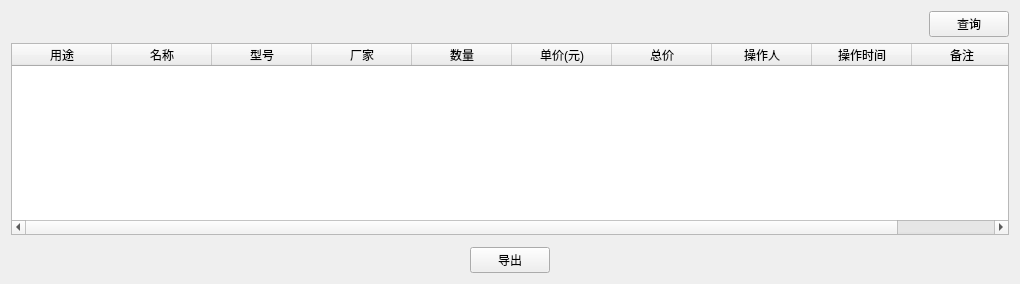
     <widget class="QWidget" name="page2">
      <layout class="QGridLayout" name="gridLayout_3">
       <item row="0" column="0">
        <layout class="QHBoxLayout" name="horizontalLayout_5" stretch="5,0">
         <item>
          <spacer name="horizontalSpacer_5">
           <property name="orientation">
            <enum>Qt::Horizontal</enum>
           </property>
           <property name="sizeHint" stdset="0">
            <size>
             <width>918</width>
             <height>20</height>
            </size>
           </property>
          </spacer>
         </item>
         <item>
          <widget class="QPushButton" name="inBoundQuery_pushButton">
           <property name="text">
            <string>查询</string>
           </property>
           <property name="icon">
            <iconset>
             <normaloff>image/select.png</normaloff>image/select.png</iconset>
           </property>
           <property name="autoDefault">
            <bool>false</bool>
           </property>
          </widget>
         </item>
        </layout>
       </item>
       <item row="1" column="0">
        <widget class="QTableWidget" name="inBound_tableWidget">
         <property name="sizePolicy">
          <sizepolicy hsizetype="Expanding" vsizetype="Expanding">
           <horstretch>0</horstretch>
           <verstretch>0</verstretch>
          </sizepolicy>
         </property>
         <column>
          <property name="text">
           <string>用途</string>
          </property>
         </column>
         <column>
          <property name="text">
           <string>名称</string>
          </property>
         </column>
         <column>
          <property name="text">
           <string>型号</string>
          </property>
         </column>
         <column>
          <property name="text">
           <string>厂家</string>
          </property>
         </column>
         <column>
          <property name="text">
           <string>数量</string>
          </property>
         </column>
         <column>
          <property name="text">
           <string>单价(元)</string>
          </property>
         </column>
         <column>
          <property name="text">
           <string>总价</string>
          </property>
         </column>
         <column>
          <property name="text">
           <string>操作人</string>
          </property>
         </column>
         <column>
          <property name="text">
           <string>操作时间</string>
          </property>
         </column>
         <column>
          <property name="text">
           <string>备注</string>
          </property>
         </column>
        </widget>
       </item>
       <item row="2" column="0">
        <widget class="QWidget" name="inBound_pagewidget" native="true">
         <property name="styleSheet">
          <string notr="true">font: 10pt &quot;黑体&quot;;</string>
         </property>
        </widget>
       </item>
       <item row="3" column="0">
        <layout class="QHBoxLayout" name="horizontalLayout_7">
         <item>
          <spacer name="horizontalSpacer_7">
           <property name="orientation">
            <enum>Qt::Horizontal</enum>
           </property>
           <property name="sizeHint" stdset="0">
            <size>
             <width>40</width>
             <height>20</height>
            </size>
           </property>
          </spacer>
         </item>
         <item>
          <widget class="QPushButton" name="inBoundOutExecel_pushButton">
           <property name="text">
            <string>导出</string>
           </property>
           <property name="icon">
            <iconset>
             <normaloff>image/excel.png</normaloff>image/excel.png</iconset>
           </property>
          </widget>
         </item>
         <item>
          <spacer name="horizontalSpacer_8">
           <property name="orientation">
            <enum>Qt::Horizontal</enum>
           </property>
           <property name="sizeHint" stdset="0">
            <size>
             <width>40</width>
             <height>20</height>
            </size>
           </property>
          </spacer>
         </item>
        </layout>
       </item>
      </layout>
     </widget>
